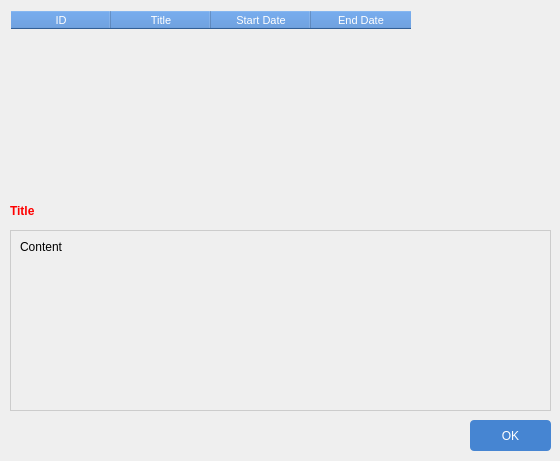
<?xml version="1.0" encoding="UTF-8"?>
<ui version="4.0">
 <class>DialogNotificationClass</class>
 <widget class="QDialog" name="DialogNotificationClass">
  <property name="geometry">
   <rect>
    <x>0</x>
    <y>0</y>
    <width>560</width>
    <height>461</height>
   </rect>
  </property>
  <property name="windowTitle">
   <string>DialogNotification</string>
  </property>
  <widget class="QWidget" name="widget" native="true">
   <property name="geometry">
    <rect>
     <x>10</x>
     <y>10</y>
     <width>541</width>
     <height>181</height>
    </rect>
   </property>
   <widget class="QTableWidget" name="table">
    <property name="geometry">
     <rect>
      <x>0</x>
      <y>0</y>
      <width>541</width>
      <height>181</height>
     </rect>
    </property>
    <property name="font">
     <font>
      <pointsize>8</pointsize>
     </font>
    </property>
    <property name="styleSheet">
     <string notr="true">QTableWidget {
	background: transparent;
}

QHeaderView::section {	
	color: white; 
	background-color: rgba(70, 133, 210, 1);
}

QTableWidget::item:selected {
    background-color: #0e6c96;
	color: #fff;
}</string>
    </property>
    <attribute name="horizontalHeaderCascadingSectionResizes">
     <bool>false</bool>
    </attribute>
    <attribute name="horizontalHeaderHighlightSections">
     <bool>false</bool>
    </attribute>
    <attribute name="horizontalHeaderShowSortIndicator" stdset="0">
     <bool>false</bool>
    </attribute>
    <attribute name="horizontalHeaderStretchLastSection">
     <bool>false</bool>
    </attribute>
    <attribute name="verticalHeaderStretchLastSection">
     <bool>false</bool>
    </attribute>
    <column>
     <property name="text">
      <string>ID</string>
     </property>
    </column>
    <column>
     <property name="text">
      <string>Title</string>
     </property>
     <property name="font">
      <font>
       <strikeout>false</strikeout>
      </font>
     </property>
    </column>
    <column>
     <property name="text">
      <string>Start Date</string>
     </property>
    </column>
    <column>
     <property name="text">
      <string>End Date</string>
     </property>
    </column>
   </widget>
  </widget>
  <widget class="QLabel" name="title">
   <property name="geometry">
    <rect>
     <x>10</x>
     <y>200</y>
     <width>541</width>
     <height>21</height>
    </rect>
   </property>
   <property name="font">
    <font>
     <pointsize>9</pointsize>
     <weight>75</weight>
     <bold>true</bold>
    </font>
   </property>
   <property name="styleSheet">
    <string notr="true">color: red;</string>
   </property>
   <property name="text">
    <string>Title</string>
   </property>
  </widget>
  <widget class="QPushButton" name="ok">
   <property name="geometry">
    <rect>
     <x>470</x>
     <y>420</y>
     <width>81</width>
     <height>31</height>
    </rect>
   </property>
   <property name="styleSheet">
    <string notr="true">QPushButton {
	text-align: center;
	color: #fff;
	background-color: rgba(70, 133, 210, 1);
	border-radius: 4px;
}

QPushButton:hover {
	background-color: rgba(70, 133, 210, 0.7);
}</string>
   </property>
   <property name="text">
    <string>OK</string>
   </property>
   <property name="icon">
    <iconset>
     <normaloff>../icon/check.png</normaloff>../icon/check.png</iconset>
   </property>
   <property name="iconSize">
    <size>
     <width>14</width>
     <height>14</height>
    </size>
   </property>
  </widget>
  <widget class="QWidget" name="widget_2" native="true">
   <property name="geometry">
    <rect>
     <x>10</x>
     <y>230</y>
     <width>541</width>
     <height>181</height>
    </rect>
   </property>
   <property name="styleSheet">
    <string notr="true">#widget_2 {
	border: 1px solid #ccc;
}</string>
   </property>
   <widget class="QLabel" name="content">
    <property name="enabled">
     <bool>true</bool>
    </property>
    <property name="geometry">
     <rect>
      <x>10</x>
      <y>10</y>
      <width>521</width>
      <height>161</height>
     </rect>
    </property>
    <property name="font">
     <font>
      <pointsize>9</pointsize>
     </font>
    </property>
    <property name="text">
     <string>Content</string>
    </property>
    <property name="alignment">
     <set>Qt::AlignLeading|Qt::AlignLeft|Qt::AlignTop</set>
    </property>
    <property name="wordWrap">
     <bool>true</bool>
    </property>
   </widget>
  </widget>
 </widget>
 <layoutdefault spacing="6" margin="11"/>
 <resources/>
 <connections/>
</ui>
